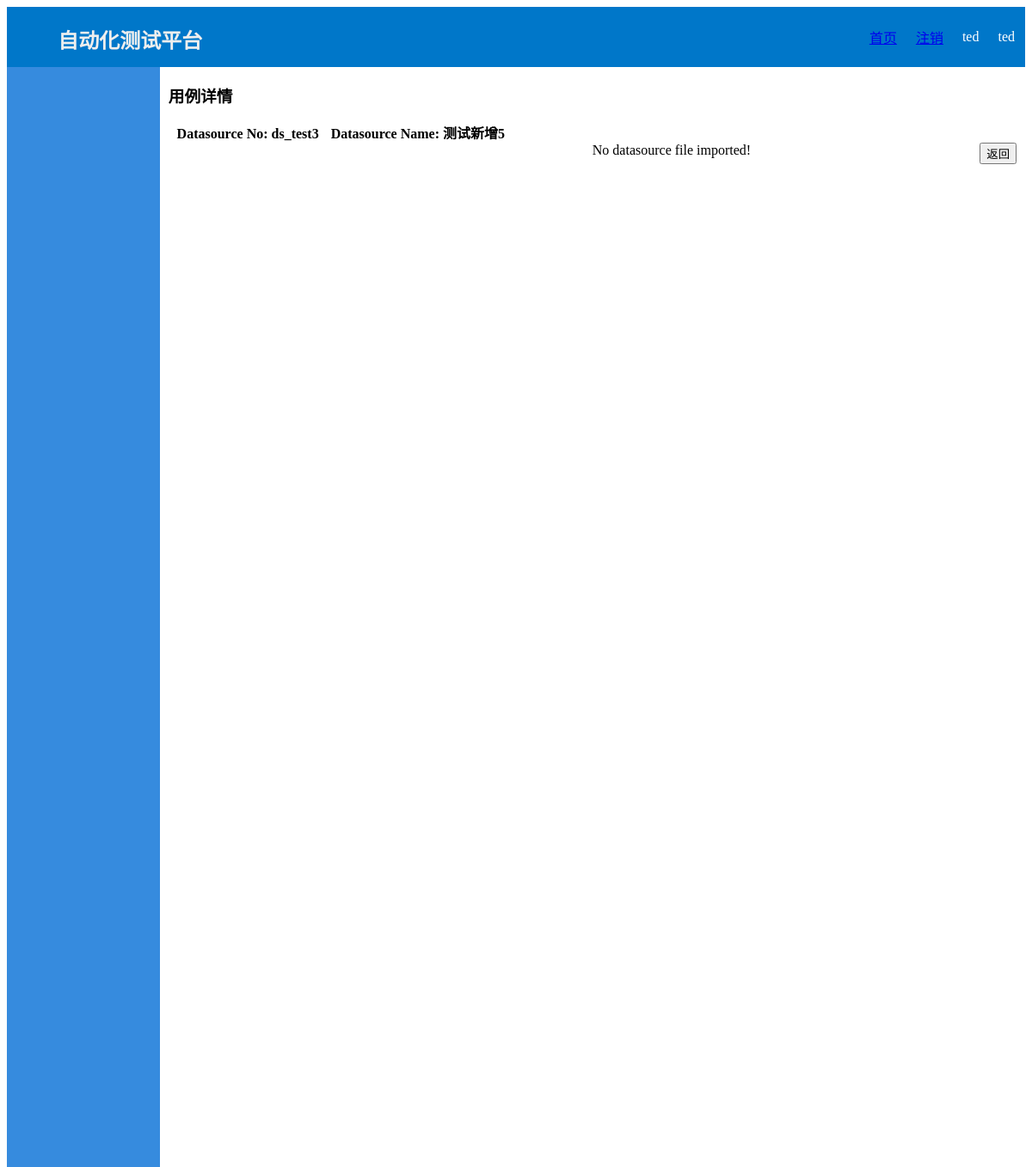
Page /datasource/5/5/detail (signed in) on the earlier database version.
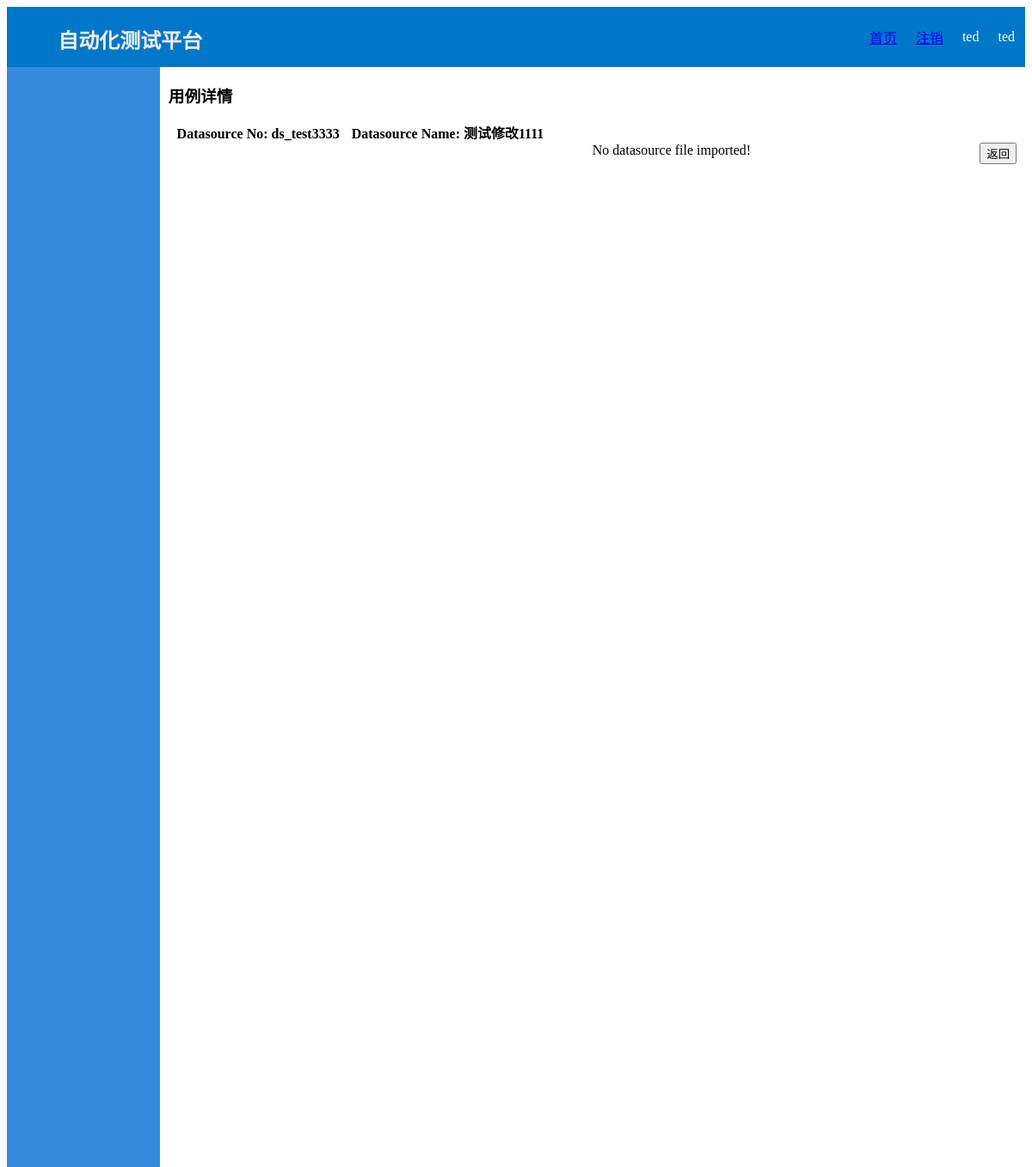
Same page on the later database version.
### datasource/models.py (models this page shows, shortened)
class Datasource(models.Model):
    no = models.CharField(max_length=20)
    name = models.CharField(max_length=50)
    project = models.ForeignKey(Projects, on_delete=models.PROTECT)
    charge = models.ForeignKey(User('username'), on_delete=models.SET('Null'))
    path = models.CharField(max_length=72, null=True, blank=True)
    sheet = models.CharField(max_length=32, null=True, blank=True)
    length = models.IntegerField(null=True, blank=True)
    update_time = models.DateTimeField(auto_now_add=True)

### datasource/views.py (the view)
# urls.py: path('<int:project_id>/<int:datasource_id>/detail', views.DetailView.as_view(), name='detail'),
class DetailView(LoginRequiredMixin, generic.ListView):
    template_name = 'datasource/detail.html'
    context_object_name = 'excel'
    def get_queryset(self, **kwargs):
        datasource_id = self.kwargs['datasource_id']
        datasource = Datasource.objects.get(id=datasource_id)
        path = datasource.path
        sheet = datasource.sheet
        base = os.path.join(settings.MEDIA_ROOT, 'datasource')
        if path and sheet:
            path = os.path.join(base, path)
            if os.path.isfile(path):
                excel = Excel.read_sheet(path, sheet)
                if excel:
                    return excel
                else:
                    return None
            else:
                return None
        else:
            return None
    def get_context_data(self, **kwargs):
        context = super().get_context_data(**kwargs)
        request = self.request
        user_group = request.session['user_group']
        rmenu = RoleMenu.objects.filter(role_name=user_group).values('menu')
        menu = Menu.objects.filter(menu_text__in=rmenu).order_by('order')
        datasource_id = self.kwargs['datasource_id']
        datasource = Datasource.objects.get(id=datasource_id)
        context['menu'] = menu
        context['user_group'] = request.session['user_group']
        context['user_name'] = request.session['user_name']
        context['datasource'] = datasource
        context['project_id'] = self.kwargs['project_id']
        return context

### datasource/templates/datasource/detail.html (shortened to what this page needs)
{% extends "base.html" %}
{% load static %}
{% block content %}
<h3>用例详情</h3>
{% if datasource %}
<div id="info">
    <span><b>Datasource No: {{datasource.no}}</b></span>
    <span><b>Datasource Name: {{datasource.name}}</b></span>
</div>
<div class="btn1" id="back" style="float:right; margin-right: 10px;">
    {% if project_id %}
    <button onclick="to('{% url 'datasource:search_result' project_id 1 %}')">返回</button>
    {% else %}
    <button onclick="to('{% url 'datasource:datasource'%}')">返回</a></button>
    {% endif %}
</div>
{% endif %}
{% if excel %}
<div style="width: 100%;">
<table id="datasource">
    <tbody>
    {% for row in excel %}
        {% if forloop.counter|divisibleby:"2" %}
            <tr class="even">
            {% else %}
            <tr>
            {% endif %}
            {% for col in row %}
                <td>{{col}}</td>
            {% endfor %}
            </tr>
    {% endfor %}
    </tbody>
</table>
</div>
{% else %}
<div style="margin-left:50%;">No datasource file imported!</div>
{% endif %}
{% endblock %}

Differences in the rows shown:
changed Datasource: no "ds_test3" → "ds_test3333"; name "测试新增5" → "测试修改1111"
